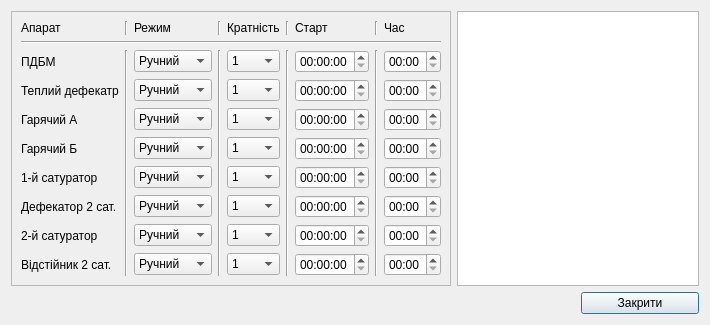
<?xml version="1.0" encoding="UTF-8"?>
<ui version="4.0">
 <class>dlgBledingSetup</class>
 <widget class="QDialog" name="dlgBledingSetup">
  <property name="geometry">
   <rect>
    <x>0</x>
    <y>0</y>
    <width>710</width>
    <height>309</height>
   </rect>
  </property>
  <property name="windowTitle">
   <string>Налаштування продувки</string>
  </property>
  <layout class="QGridLayout" name="gridLayout_2">
   <item row="0" column="0">
    <widget class="QFrame" name="frame">
     <property name="frameShape">
      <enum>QFrame::StyledPanel</enum>
     </property>
     <property name="frameShadow">
      <enum>QFrame::Raised</enum>
     </property>
     <layout class="QGridLayout" name="gridLayout">
      <item row="0" column="0">
       <widget class="QLabel" name="label">
        <property name="text">
         <string>Апарат</string>
        </property>
       </widget>
      </item>
      <item row="0" column="2">
       <widget class="QLabel" name="label_2">
        <property name="text">
         <string>Режим</string>
        </property>
       </widget>
      </item>
      <item row="0" column="4">
       <widget class="QLabel" name="label_3">
        <property name="text">
         <string>Кратність</string>
        </property>
       </widget>
      </item>
      <item row="0" column="6">
       <widget class="QLabel" name="label_4">
        <property name="text">
         <string>Старт</string>
        </property>
       </widget>
      </item>
      <item row="0" column="8">
       <widget class="QLabel" name="label_5">
        <property name="text">
         <string>Час</string>
        </property>
       </widget>
      </item>
      <item row="0" column="1">
       <widget class="Line" name="line">
        <property name="orientation">
         <enum>Qt::Vertical</enum>
        </property>
       </widget>
      </item>
      <item row="0" column="3">
       <widget class="Line" name="line_2">
        <property name="orientation">
         <enum>Qt::Vertical</enum>
        </property>
       </widget>
      </item>
      <item row="0" column="7">
       <widget class="Line" name="line_4">
        <property name="orientation">
         <enum>Qt::Vertical</enum>
        </property>
       </widget>
      </item>
      <item row="0" column="5">
       <widget class="Line" name="line_3">
        <property name="orientation">
         <enum>Qt::Vertical</enum>
        </property>
       </widget>
      </item>
      <item row="2" column="0">
       <widget class="QLabel" name="label_6">
        <property name="text">
         <string>ПДБМ</string>
        </property>
       </widget>
      </item>
      <item row="1" column="0" colspan="9">
       <widget class="Line" name="line_5">
        <property name="orientation">
         <enum>Qt::Horizontal</enum>
        </property>
       </widget>
      </item>
      <item row="10" column="0" colspan="9">
       <spacer name="verticalSpacer">
        <property name="orientation">
         <enum>Qt::Vertical</enum>
        </property>
        <property name="sizeHint" stdset="0">
         <size>
          <width>20</width>
          <height>40</height>
         </size>
        </property>
       </spacer>
      </item>
      <item row="2" column="2">
       <widget class="QComboBox" name="en_p_01">
        <item>
         <property name="text">
          <string>Ручний</string>
         </property>
        </item>
        <item>
         <property name="text">
          <string>Автомат</string>
         </property>
        </item>
       </widget>
      </item>
      <item row="2" column="4">
       <widget class="QComboBox" name="kr_p_01">
        <item>
         <property name="text">
          <string>1</string>
         </property>
        </item>
        <item>
         <property name="text">
          <string>2</string>
         </property>
        </item>
        <item>
         <property name="text">
          <string>3</string>
         </property>
        </item>
        <item>
         <property name="text">
          <string>4</string>
         </property>
        </item>
        <item>
         <property name="text">
          <string>6</string>
         </property>
        </item>
        <item>
         <property name="text">
          <string>8</string>
         </property>
        </item>
        <item>
         <property name="text">
          <string>12</string>
         </property>
        </item>
       </widget>
      </item>
      <item row="2" column="6">
       <widget class="QTimeEdit" name="Tm_zd_01">
        <property name="displayFormat">
         <string>HH:mm:ss</string>
        </property>
       </widget>
      </item>
      <item row="2" column="8">
       <widget class="QTimeEdit" name="Tp_zd_01">
        <property name="displayFormat">
         <string>mm:ss</string>
        </property>
       </widget>
      </item>
      <item row="3" column="0">
       <widget class="QLabel" name="label_7">
        <property name="text">
         <string>Теплий дефекатр</string>
        </property>
       </widget>
      </item>
      <item row="4" column="0">
       <widget class="QLabel" name="label_8">
        <property name="text">
         <string>Гарячий А</string>
        </property>
       </widget>
      </item>
      <item row="5" column="0">
       <widget class="QLabel" name="label_9">
        <property name="text">
         <string>Гарячий Б</string>
        </property>
       </widget>
      </item>
      <item row="6" column="0">
       <widget class="QLabel" name="label_10">
        <property name="text">
         <string>1-й сатуратор</string>
        </property>
       </widget>
      </item>
      <item row="7" column="0">
       <widget class="QLabel" name="label_11">
        <property name="text">
         <string>Дефекатор 2 сат.</string>
        </property>
       </widget>
      </item>
      <item row="8" column="0">
       <widget class="QLabel" name="label_12">
        <property name="text">
         <string>2-й сатуратор</string>
        </property>
       </widget>
      </item>
      <item row="9" column="0">
       <widget class="QLabel" name="label_13">
        <property name="text">
         <string>Відстійник 2 сат.</string>
        </property>
       </widget>
      </item>
      <item row="3" column="2">
       <widget class="QComboBox" name="en_p_02">
        <item>
         <property name="text">
          <string>Ручний</string>
         </property>
        </item>
        <item>
         <property name="text">
          <string>Автомат</string>
         </property>
        </item>
       </widget>
      </item>
      <item row="4" column="2">
       <widget class="QComboBox" name="en_p_03">
        <item>
         <property name="text">
          <string>Ручний</string>
         </property>
        </item>
        <item>
         <property name="text">
          <string>Автомат</string>
         </property>
        </item>
       </widget>
      </item>
      <item row="5" column="2">
       <widget class="QComboBox" name="en_p_04">
        <item>
         <property name="text">
          <string>Ручний</string>
         </property>
        </item>
        <item>
         <property name="text">
          <string>Автомат</string>
         </property>
        </item>
       </widget>
      </item>
      <item row="6" column="2">
       <widget class="QComboBox" name="en_p_05">
        <item>
         <property name="text">
          <string>Ручний</string>
         </property>
        </item>
        <item>
         <property name="text">
          <string>Автомат</string>
         </property>
        </item>
       </widget>
      </item>
      <item row="7" column="2">
       <widget class="QComboBox" name="en_p_06">
        <item>
         <property name="text">
          <string>Ручний</string>
         </property>
        </item>
        <item>
         <property name="text">
          <string>Автомат</string>
         </property>
        </item>
       </widget>
      </item>
      <item row="8" column="2">
       <widget class="QComboBox" name="en_p_07">
        <item>
         <property name="text">
          <string>Ручний</string>
         </property>
        </item>
        <item>
         <property name="text">
          <string>Автомат</string>
         </property>
        </item>
       </widget>
      </item>
      <item row="9" column="2">
       <widget class="QComboBox" name="en_p_08">
        <item>
         <property name="text">
          <string>Ручний</string>
         </property>
        </item>
        <item>
         <property name="text">
          <string>Автомат</string>
         </property>
        </item>
       </widget>
      </item>
      <item row="3" column="4">
       <widget class="QComboBox" name="kr_p_02">
        <item>
         <property name="text">
          <string>1</string>
         </property>
        </item>
        <item>
         <property name="text">
          <string>2</string>
         </property>
        </item>
        <item>
         <property name="text">
          <string>3</string>
         </property>
        </item>
        <item>
         <property name="text">
          <string>4</string>
         </property>
        </item>
        <item>
         <property name="text">
          <string>6</string>
         </property>
        </item>
        <item>
         <property name="text">
          <string>8</string>
         </property>
        </item>
        <item>
         <property name="text">
          <string>12</string>
         </property>
        </item>
       </widget>
      </item>
      <item row="4" column="4">
       <widget class="QComboBox" name="kr_p_03">
        <item>
         <property name="text">
          <string>1</string>
         </property>
        </item>
        <item>
         <property name="text">
          <string>2</string>
         </property>
        </item>
        <item>
         <property name="text">
          <string>3</string>
         </property>
        </item>
        <item>
         <property name="text">
          <string>4</string>
         </property>
        </item>
        <item>
         <property name="text">
          <string>6</string>
         </property>
        </item>
        <item>
         <property name="text">
          <string>8</string>
         </property>
        </item>
        <item>
         <property name="text">
          <string>12</string>
         </property>
        </item>
       </widget>
      </item>
      <item row="5" column="4">
       <widget class="QComboBox" name="kr_p_04">
        <item>
         <property name="text">
          <string>1</string>
         </property>
        </item>
        <item>
         <property name="text">
          <string>2</string>
         </property>
        </item>
        <item>
         <property name="text">
          <string>3</string>
         </property>
        </item>
        <item>
         <property name="text">
          <string>4</string>
         </property>
        </item>
        <item>
         <property name="text">
          <string>6</string>
         </property>
        </item>
        <item>
         <property name="text">
          <string>8</string>
         </property>
        </item>
        <item>
         <property name="text">
          <string>12</string>
         </property>
        </item>
       </widget>
      </item>
      <item row="6" column="4">
       <widget class="QComboBox" name="kr_p_05">
        <item>
         <property name="text">
          <string>1</string>
         </property>
        </item>
        <item>
         <property name="text">
          <string>2</string>
         </property>
        </item>
        <item>
         <property name="text">
          <string>3</string>
         </property>
        </item>
        <item>
         <property name="text">
          <string>4</string>
         </property>
        </item>
        <item>
         <property name="text">
          <string>6</string>
         </property>
        </item>
        <item>
         <property name="text">
          <string>8</string>
         </property>
        </item>
        <item>
         <property name="text">
          <string>12</string>
         </property>
        </item>
       </widget>
      </item>
      <item row="7" column="4">
       <widget class="QComboBox" name="kr_p_06">
        <item>
         <property name="text">
          <string>1</string>
         </property>
        </item>
        <item>
         <property name="text">
          <string>2</string>
         </property>
        </item>
        <item>
         <property name="text">
          <string>3</string>
         </property>
        </item>
        <item>
         <property name="text">
          <string>4</string>
         </property>
        </item>
        <item>
         <property name="text">
          <string>6</string>
         </property>
        </item>
        <item>
         <property name="text">
          <string>8</string>
         </property>
        </item>
        <item>
         <property name="text">
          <string>12</string>
         </property>
        </item>
       </widget>
      </item>
      <item row="8" column="4">
       <widget class="QComboBox" name="kr_p_07">
        <item>
         <property name="text">
          <string>1</string>
         </property>
        </item>
        <item>
         <property name="text">
          <string>2</string>
         </property>
        </item>
        <item>
         <property name="text">
          <string>3</string>
         </property>
        </item>
        <item>
         <property name="text">
          <string>4</string>
         </property>
        </item>
        <item>
         <property name="text">
          <string>6</string>
         </property>
        </item>
        <item>
         <property name="text">
          <string>8</string>
         </property>
        </item>
        <item>
         <property name="text">
          <string>12</string>
         </property>
        </item>
       </widget>
      </item>
      <item row="9" column="4">
       <widget class="QComboBox" name="kr_p_08">
        <item>
         <property name="text">
          <string>1</string>
         </property>
        </item>
        <item>
         <property name="text">
          <string>2</string>
         </property>
        </item>
        <item>
         <property name="text">
          <string>3</string>
         </property>
        </item>
        <item>
         <property name="text">
          <string>4</string>
         </property>
        </item>
        <item>
         <property name="text">
          <string>6</string>
         </property>
        </item>
        <item>
         <property name="text">
          <string>8</string>
         </property>
        </item>
        <item>
         <property name="text">
          <string>12</string>
         </property>
        </item>
       </widget>
      </item>
      <item row="3" column="6">
       <widget class="QTimeEdit" name="Tm_zd_02">
        <property name="displayFormat">
         <string>HH:mm:ss</string>
        </property>
       </widget>
      </item>
      <item row="4" column="6">
       <widget class="QTimeEdit" name="Tm_zd_03">
        <property name="displayFormat">
         <string>HH:mm:ss</string>
        </property>
       </widget>
      </item>
      <item row="5" column="6">
       <widget class="QTimeEdit" name="Tm_zd_04">
        <property name="displayFormat">
         <string>HH:mm:ss</string>
        </property>
       </widget>
      </item>
      <item row="6" column="6">
       <widget class="QTimeEdit" name="Tm_zd_05">
        <property name="displayFormat">
         <string>HH:mm:ss</string>
        </property>
       </widget>
      </item>
      <item row="7" column="6">
       <widget class="QTimeEdit" name="Tm_zd_06">
        <property name="displayFormat">
         <string>HH:mm:ss</string>
        </property>
       </widget>
      </item>
      <item row="8" column="6">
       <widget class="QTimeEdit" name="Tm_zd_07">
        <property name="displayFormat">
         <string>HH:mm:ss</string>
        </property>
       </widget>
      </item>
      <item row="9" column="6">
       <widget class="QTimeEdit" name="Tm_zd_08">
        <property name="displayFormat">
         <string>HH:mm:ss</string>
        </property>
       </widget>
      </item>
      <item row="3" column="8">
       <widget class="QTimeEdit" name="Tp_zd_02">
        <property name="displayFormat">
         <string>mm:ss</string>
        </property>
       </widget>
      </item>
      <item row="4" column="8">
       <widget class="QTimeEdit" name="Tp_zd_03">
        <property name="displayFormat">
         <string>mm:ss</string>
        </property>
       </widget>
      </item>
      <item row="5" column="8">
       <widget class="QTimeEdit" name="Tp_zd_04">
        <property name="displayFormat">
         <string>mm:ss</string>
        </property>
       </widget>
      </item>
      <item row="6" column="8">
       <widget class="QTimeEdit" name="Tp_zd_05">
        <property name="displayFormat">
         <string>mm:ss</string>
        </property>
       </widget>
      </item>
      <item row="7" column="8">
       <widget class="QTimeEdit" name="Tp_zd_06">
        <property name="displayFormat">
         <string>mm:ss</string>
        </property>
       </widget>
      </item>
      <item row="8" column="8">
       <widget class="QTimeEdit" name="Tp_zd_07">
        <property name="displayFormat">
         <string>mm:ss</string>
        </property>
       </widget>
      </item>
      <item row="9" column="8">
       <widget class="QTimeEdit" name="Tp_zd_08">
        <property name="displayFormat">
         <string>mm:ss</string>
        </property>
       </widget>
      </item>
      <item row="2" column="1" rowspan="8">
       <widget class="Line" name="line_6">
        <property name="orientation">
         <enum>Qt::Vertical</enum>
        </property>
       </widget>
      </item>
      <item row="2" column="3" rowspan="8">
       <widget class="Line" name="line_7">
        <property name="orientation">
         <enum>Qt::Vertical</enum>
        </property>
       </widget>
      </item>
      <item row="2" column="5" rowspan="8">
       <widget class="Line" name="line_8">
        <property name="orientation">
         <enum>Qt::Vertical</enum>
        </property>
       </widget>
      </item>
      <item row="2" column="7" rowspan="8">
       <widget class="Line" name="line_9">
        <property name="orientation">
         <enum>Qt::Vertical</enum>
        </property>
       </widget>
      </item>
     </layout>
    </widget>
   </item>
   <item row="1" column="2">
    <widget class="QPushButton" name="Exit">
     <property name="text">
      <string>Закрити</string>
     </property>
    </widget>
   </item>
   <item row="1" column="0" colspan="2">
    <spacer name="horizontalSpacer">
     <property name="orientation">
      <enum>Qt::Horizontal</enum>
     </property>
     <property name="sizeHint" stdset="0">
      <size>
       <width>40</width>
       <height>20</height>
      </size>
     </property>
    </spacer>
   </item>
   <item row="0" column="1" colspan="2">
    <widget class="QTextEdit" name="teList">
     <property name="readOnly">
      <bool>true</bool>
     </property>
    </widget>
   </item>
  </layout>
 </widget>
 <resources/>
 <connections>
  <connection>
   <sender>Exit</sender>
   <signal>clicked()</signal>
   <receiver>dlgBledingSetup</receiver>
   <slot>accept()</slot>
   <hints>
    <hint type="sourcelabel">
     <x>583</x>
     <y>305</y>
    </hint>
    <hint type="destinationlabel">
     <x>354</x>
     <y>160</y>
    </hint>
   </hints>
  </connection>
 </connections>
</ui>
